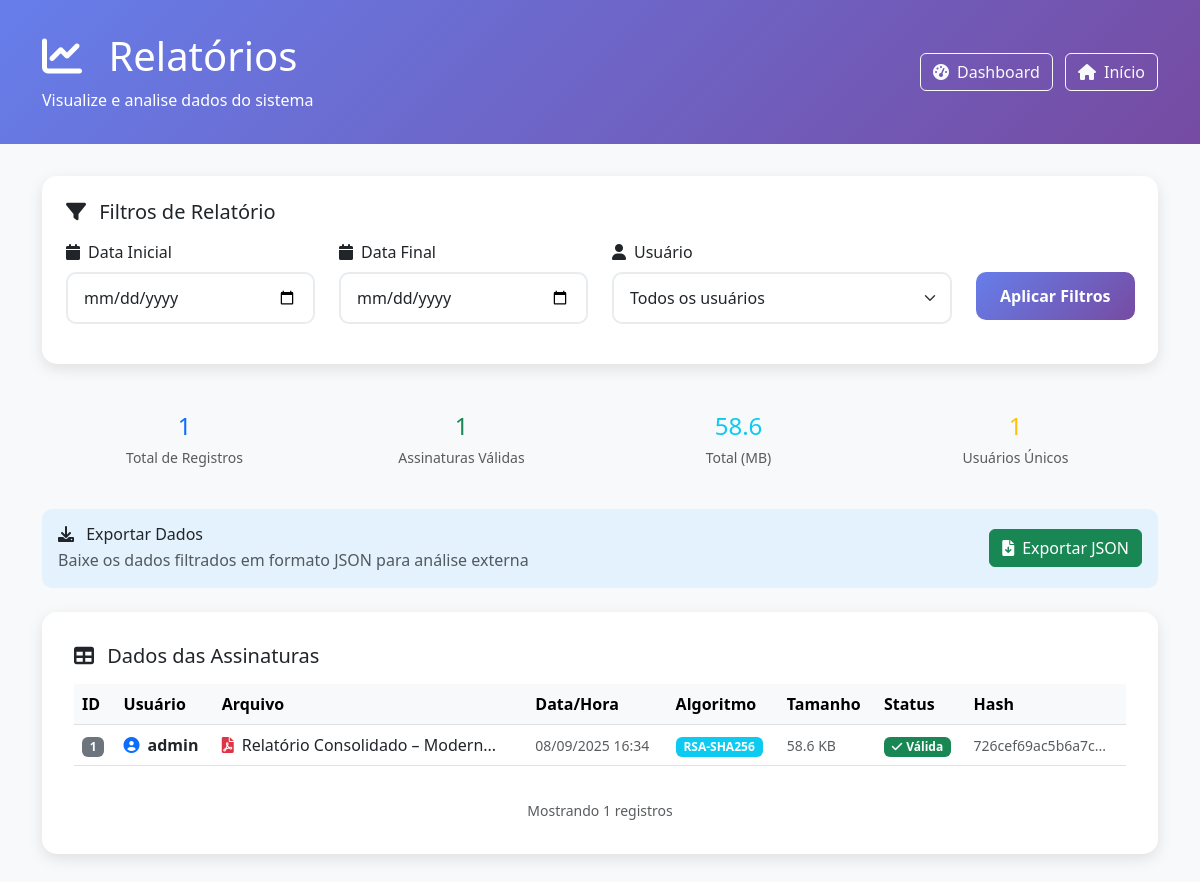
Page /admin/reports (signed in) on the earlier database version.
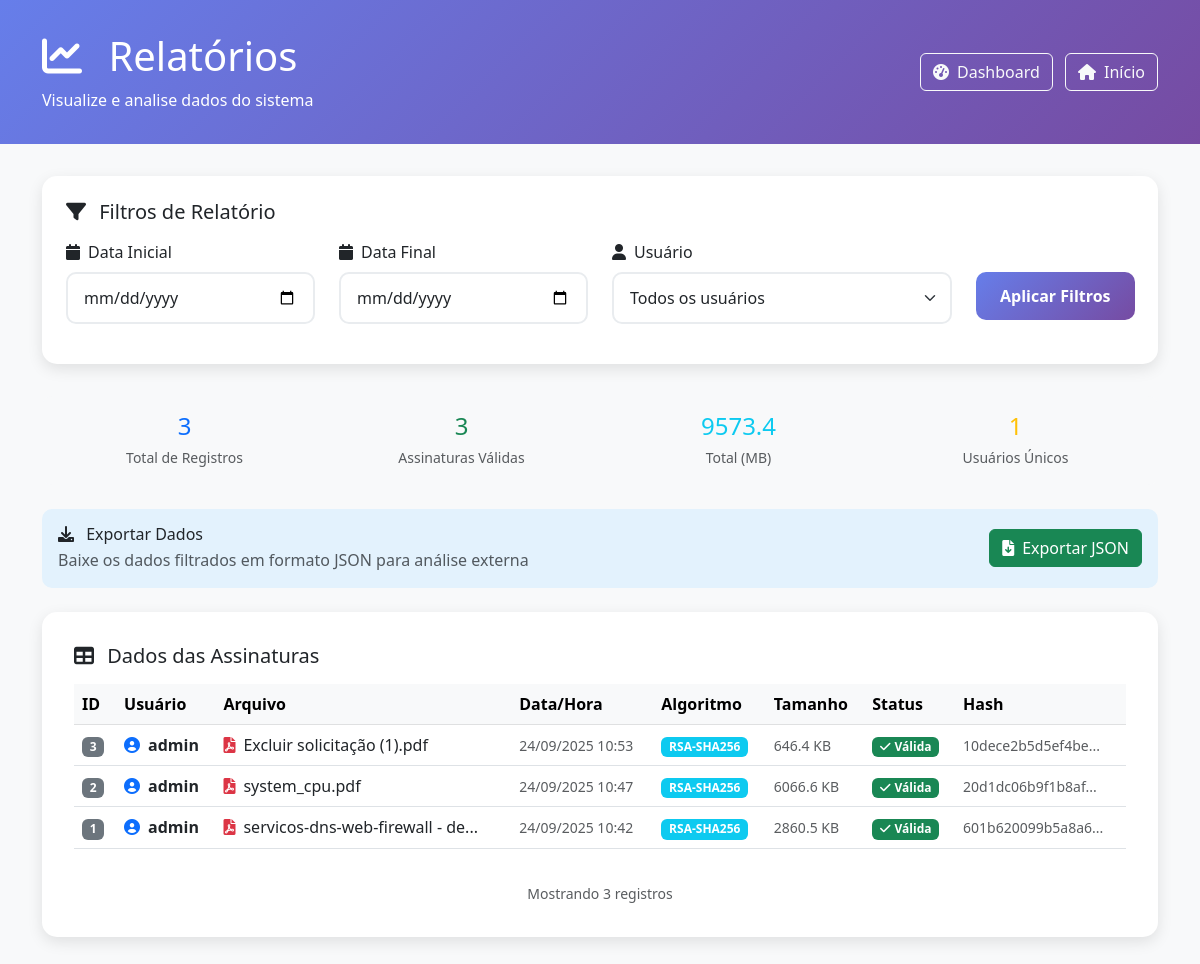
Same page on the later database version.
### models.py (models this page shows, shortened)
class Signature(db.Model):
    __tablename__ = 'signatures'
    id = db.Column(db.Integer, primary_key=True)
    user_id = db.Column(db.Integer, db.ForeignKey('users.id'), nullable=False)
    file_id = db.Column(db.String(255), nullable=False)
    original_filename = db.Column(db.String(255), nullable=False)
    signature_hash = db.Column(db.String(255), nullable=False)
    signature_algorithm = db.Column(db.String(50), nullable=False)
    timestamp = db.Column(db.DateTime, default=datetime.now)
    file_size = db.Column(db.Integer)
    signature_valid = db.Column(db.Boolean, default=True)
    signed_pdf = db.Column(db.LargeBinary)
    client_name = db.Column(db.String(255))
    client_cpf = db.Column(db.String(14))
    client_email = db.Column(db.String(255))
    client_phone = db.Column(db.String(20))
    client_birth_date = db.Column(db.Date)
    client_address = db.Column(db.Text)
    ip_address = db.Column(db.String(45))
    mac_address = db.Column(db.String(17))  # Formato XX:XX:XX:XX:XX:XX
    user_agent = db.Column(db.Text)
    browser_name = db.Column(db.String(50))
    browser_version = db.Column(db.String(20))
    operating_system = db.Column(db.String(100))
    device_type = db.Column(db.String(20))  # Desktop, Mobile, Tablet
    screen_resolution = db.Column(db.String(20))
    timezone = db.Column(db.String(50))
    location_country = db.Column(db.String(100))
    location_city = db.Column(db.String(100))
    location_latitude = db.Column(db.Float)
    location_longitude = db.Column(db.Float)
    signature_method = db.Column(db.String(20), default='drawing')  # drawing, upload, etc.
    signature_duration = db.Column(db.Integer)  # Tempo gasto na assinatura em segundos
    verification_status = db.Column(db.String(20), default='verified')
    verification_notes = db.Column(db.Text)
    status = db.Column(db.String(20), default='pending')  # pending, completed, cancelled
    created_at = db.Column(db.DateTime, default=datetime.now)
    updated_at = db.Column(db.DateTime, default=datetime.now, onupdate=datetime.now)

class User(UserMixin, db.Model):
    __tablename__ = 'users'
    id = db.Column(db.Integer, primary_key=True)
    username = db.Column(db.String(80), unique=True, nullable=False)
    email = db.Column(db.String(120), unique=True, nullable=False)
    password_hash = db.Column(db.String(255), nullable=False)
    full_name = db.Column(db.String(120), nullable=False)
    role = db.Column(db.String(20), default='user')  # 'user' ou 'admin'
    is_active = db.Column(db.Boolean, default=True)
    created_at = db.Column(db.DateTime, default=datetime.now)
    last_login = db.Column(db.DateTime)
    must_change_password = db.Column(db.Boolean, default=False)
    signatures = db.relationship('Signature', backref='user', lazy=True)
    def is_admin(self):
        return self.role == 'admin'

### app.py (the view, shortened to what this page needs)
    @app.route('/admin/reports')
    @admin_required
    def admin_reports():
        form = ReportFilterForm()
        form.user_id.choices = [(0, 'Todos os usuários')] + [(u.id, u.username) for u in User.query.all()]
        signatures = Signature.query.order_by(Signature.timestamp.desc()).limit(100)
        signatures_list = signatures.all()
        return render_template('admin/reports.html', form=form, signatures=signatures_list)

### auth.py (called while the page is built)
def admin_required(f):
    @wraps(f)
    def decorated_function(*args, **kwargs):
        if not current_user.is_authenticated:
            return redirect(url_for('login'))
        if not current_user.is_admin():
            flash('Acesso negado. Privilégios de administrador necessários.', 'error')
            return redirect(url_for('index'))
        return f(*args, **kwargs)
    return decorated_function

### templates/admin/reports.html (shortened to what this page needs)
<!DOCTYPE html>
<html lang="pt-BR">
<head>
    <link href="https://cdn.jsdelivr.net/npm/bootstrap@5.3.0/dist/css/bootstrap.min.css" rel="stylesheet">
    <link href="https://cdnjs.cloudflare.com/ajax/libs/font-awesome/6.0.0/css/all.min.css" rel="stylesheet">
</head>
<body>
    <div class="admin-header">
        <div class="container">
            <div class="row align-items-center">
                <div class="col-md-8">
                    <h1 class="mb-2">
                        <i class="fas fa-chart-line me-3"></i>
                        Relatórios
                    </h1>
                    <p class="mb-0">Visualize e analise dados do sistema</p>
                </div>
                <div class="col-md-4 text-end">
                    <a href="{{ url_for('admin_dashboard') }}" class="btn btn-outline-light me-2">
                        <i class="fas fa-tachometer-alt me-2"></i>Dashboard
                    </a>
                    <a href="{{ url_for('index') }}" class="btn btn-outline-light">
                        <i class="fas fa-home me-2"></i>Início
                    </a>
                </div>
            </div>
        </div>
    </div>
    <div class="container">
        <div class="filters-card">
            <h5 class="mb-3">
                <i class="fas fa-filter me-2"></i>
                Filtros de Relatório
            </h5>
            <form method="POST" action="{{ url_for('admin_reports') }}">
                <div class="row">
                    <div class="col-md-3 mb-3">
                        <label for="{{ form.date_from.id }}" class="form-label">
                            <i class="fas fa-calendar me-2"></i>Data Inicial
                        </label>
                        {{ form.date_from(class="form-control", type="date") }}
                    </div>
                    <div class="col-md-3 mb-3">
                        <label for="{{ form.date_to.id }}" class="form-label">
                            <i class="fas fa-calendar me-2"></i>Data Final
                        </label>
                        {{ form.date_to(class="form-control", type="date") }}
                    </div>
                    <div class="col-md-4 mb-3">
                        <label for="{{ form.user_id.id }}" class="form-label">
                            <i class="fas fa-user me-2"></i>Usuário
                        </label>
                        {{ form.user_id(class="form-select") }}
                    </div>
                    <div class="col-md-2 mb-3">
                        <label class="form-label">&nbsp;</label>
                        <div class="d-grid">
                            {{ form.submit(class="btn btn-primary btn-filter") }}
                        </div>
                    </div>
                </div>
            </form>
        </div>
        <div class="stats-summary">
            <div class="row text-center">
                <div class="col-md-3">
                    <h4 class="text-primary mb-1">{{ signatures|length }}</h4>
                    <small class="text-muted">Total de Registros</small>
                </div>
                <div class="col-md-3">
                    <h4 class="text-success mb-1">
                        {{ signatures|selectattr('signature_valid', 'equalto', true)|list|length }}
                    </h4>
                    <small class="text-muted">Assinaturas Válidas</small>
                </div>
                <div class="col-md-3">
                    <h4 class="text-info mb-1">
                        {% if signatures %}
                            {{ (signatures|map(attribute='file_size')|sum / 1024)|round(1) }}
                        {% else %}
                            0
                        {% endif %}
                    </h4>
                    <small class="text-muted">Total (MB)</small>
                </div>
                <div class="col-md-3">
                    <h4 class="text-warning mb-1">
                        {% if signatures %}
                            {{ signatures|map(attribute='user_id')|unique|list|length }}
                        {% else %}
                            0
                        {% endif %}
                    </h4>
                    <small class="text-muted">Usuários Únicos</small>
                </div>
            </div>
        </div>
        <div class="export-section">
            <div class="row align-items-center">
                <div class="col-md-8">
                    <h6 class="mb-1">
                        <i class="fas fa-download me-2"></i>
                        Exportar Dados
                    </h6>
                    <p class="mb-0 text-muted">
                        Baixe os dados filtrados em formato JSON para análise externa
                    </p>
                </div>
                <div class="col-md-4 text-end">
                    <a href="{{ url_for('admin_export_reports') }}" class="btn btn-success">
                        <i class="fas fa-file-download me-2"></i>Exportar JSON
                    </a>
                </div>
            </div>
        </div>
        <div class="reports-card">
            <h5 class="mb-3">
                <i class="fas fa-table me-2"></i>
                Dados das Assinaturas
            </h5>
            {% if signatures %}
                <div class="table-responsive">
                    <table class="table table-hover">
                        <thead class="table-light">
                            <tr>
                                <th>ID</th>
                                <th>Usuário</th>
                                <th>Arquivo</th>
                                <th>Data/Hora</th>
                                <th>Algoritmo</th>
                                <th>Tamanho</th>
                                <th>Status</th>
                                <th>Hash</th>
                            </tr>
                        </thead>
                        <tbody>
                            {% for signature in signatures %}
                            <tr>
                                <td>
                                    <span class="badge bg-secondary">{{ signature.id }}</span>
                                </td>
                                <td>
                                    <div class="d-flex align-items-center">
                                        <i class="fas fa-user-circle me-2 text-primary"></i>
                                        <strong>{{ signature.user.username if signature.user else 'N/A' }}</strong>
                                    </div>
                                </td>
                                <td>
                                    <div class="d-flex align-items-center">
                                        <i class="fas fa-file-pdf me-2 text-danger"></i>
                                        <span title="{{ signature.original_filename }}">
                                            {{ signature.original_filename[:30] }}{% if signature.original_filename|length > 30 %}...{% endif %}
                                        </span>
                                    </div>
                                </td>
                                <td>
                                    <small class="text-muted">
                                        {{ signature.timestamp.strftime('%d/%m/%Y %H:%M') }}
                                    </small>
                                </td>
                                <td>
                                    <span class="badge bg-info">{{ signature.signature_algorithm }}</span>
                                </td>
                                <td>
                                    <small class="text-muted">
                                        {{ (signature.file_size / 1024)|round(1) }} KB
                                    </small>
                                </td>
                                <td>
                                    {% if signature.signature_valid %}
                                        <span class="badge bg-success">
                                            <i class="fas fa-check me-1"></i>Válida
                                        </span>
                                    {% else %}
                                        <span class="badge bg-danger">
                                            <i class="fas fa-times me-1"></i>Inválida
                                        </span>
                                    {% endif %}
                                </td>
                                <td>
                                    <small class="text-muted" title="{{ signature.signature_hash }}">
                                        {{ signature.signature_hash[:16] }}...
                                    </small>
                                </td>
                            </tr>
                            {% endfor %}
                        </tbody>
                    </table>
                </div>
                <div class="text-center mt-3">
                    <small class="text-muted">
                        Mostrando {{ signatures|length }} registros
                    </small>
                </div>
            {% endif %}
        </div>
    </div>
</body>
</html>

### templates/admin/reports.html (style rules this page uses)
body { background-color: #f8f9fa; }
.admin-header { background: linear-gradient(135deg, #667eea 0%, #764ba2 100%); color: white; padding: 2rem 0; margin-bottom: 2rem; }
.reports-card { background: white; border-radius: 15px; box-shadow: 0 5px 15px rgba(0, 0, 0, 0.1); padding: 2rem; margin-bottom: 2rem; }
.filters-card { background: white; border-radius: 15px; box-shadow: 0 5px 15px rgba(0, 0, 0, 0.1); padding: 1.5rem; margin-bottom: 2rem; }
.form-control, .form-select { border-radius: 10px; border: 2px solid #e9ecef; padding: 0.75rem 1rem; transition: all 0.3s ease; }
.btn-filter { background: linear-gradient(135deg, #667eea 0%, #764ba2 100%); border: none; border-radius: 10px; padding: 0.75rem 1.5rem; font-weight: 600; transition: all 0.3s ease; }
.stats-summary { background: #f8f9fa; border-radius: 10px; padding: 1rem; margin-bottom: 1.5rem; }
.export-section { background: #e3f2fd; border-radius: 10px; padding: 1rem; margin-bottom: 1.5rem; }

Differences in the rows shown:
added Signature: id "3", user "admin", original_filename "Excluir solicitação (1).pdf", timestamp "24/09/2025 10:53", signature_algorithm "RSA-SHA256", (signature.file_size/1024)|round(1) "646.4", signature_valid True (drawn), signature_hash "10dece2b5d5ef4be"
added Signature: id "2", user "admin", original_filename "system_cpu.pdf", timestamp "24/09/2025 10:47", signature_algorithm "RSA-SHA256", (signature.file_size/1024)|round(1) "6066.6", signature_valid True (drawn), signature_hash "20d1dc06b9f1b8af"
changed Signature id 1: original_filename "Relatório Consolidado – Modern" → "servicos-dns-web-firewall - de"; timestamp "08/09/2025 16:34" → "24/09/2025 10:42"; (signature.file_size/1024)|round(1) "58.6" → "2860.5"; signature_hash "726cef69ac5b6a7c" → "601b620099b5a8a6"
Other differences:
{{ signatures|length }}: "1" → "3"
{{ signatures|selectattr('signature_valid', 'equalto', true)|list|length }}: "1" → "3"
{{ (signatures|map(attribute='file_size')|sum / 1024)|round(1) }}: "58.6" → "9573.4"
